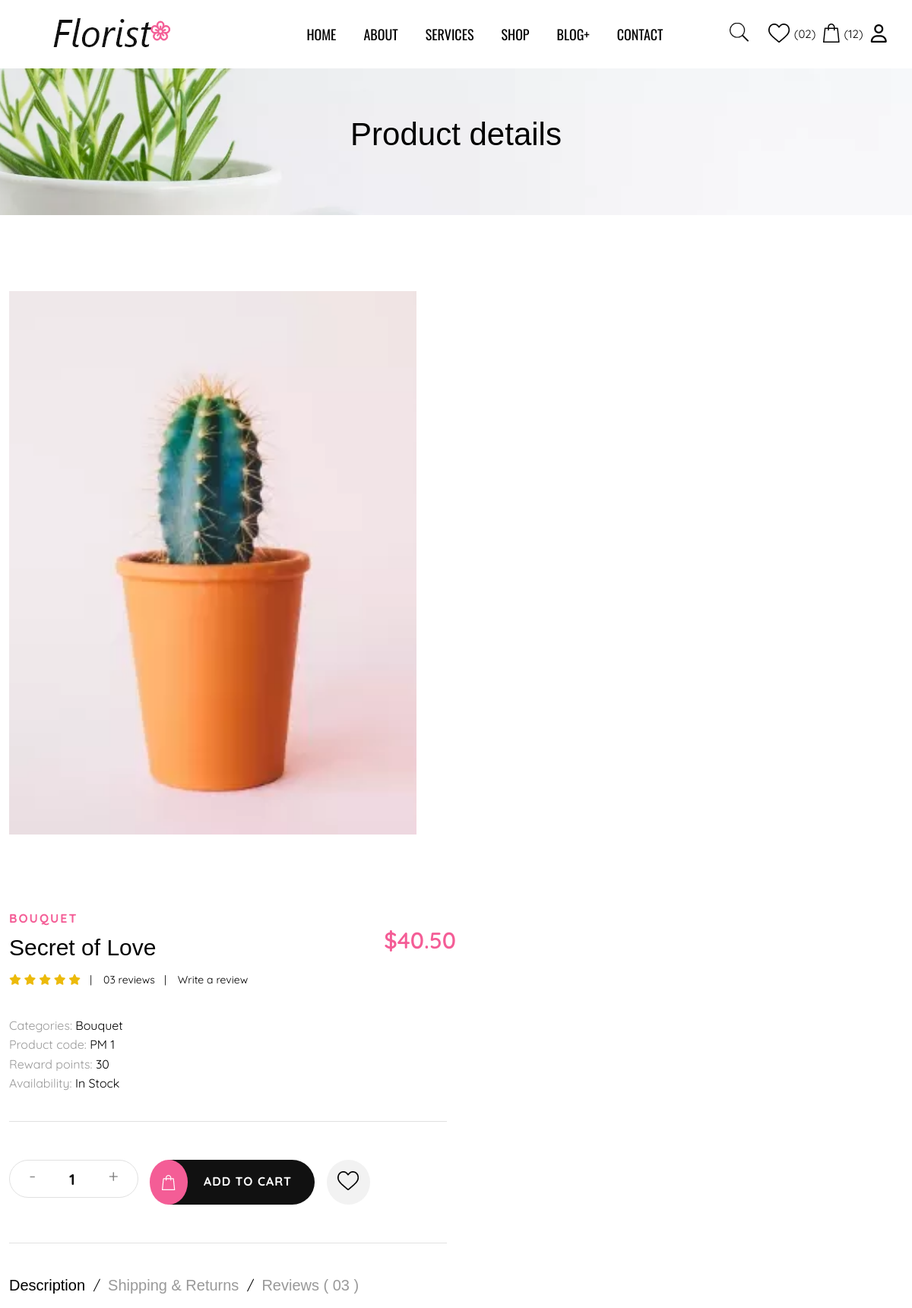
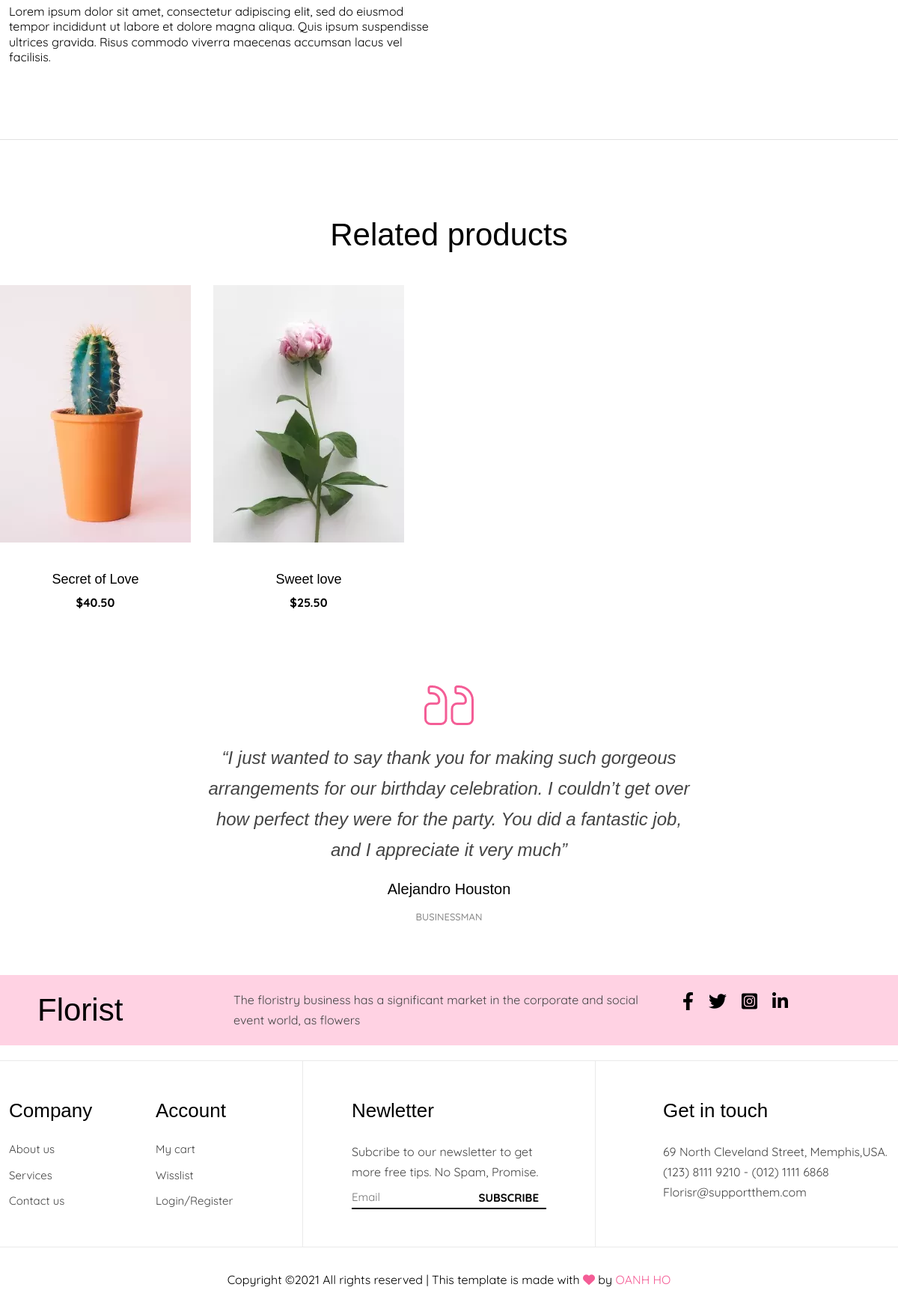
The page /site/details/?idProduct=1 on the database its author committed (2 pictures, top to bottom).
### tables this page shows
CREATE TABLE `product` (
  `idProduct` int(11) NOT NULL,
  `nameProduct` varchar(100) NOT NULL,
  `price` varchar(20) NOT NULL,
  `imgUrl` varchar(100) NOT NULL DEFAULT 'products/non-img-product.png',
  `content` text NOT NULL,
  `highlight` int(11) NOT NULL COMMENT '0(non-highlight) / 1(highlight)',
  `date` date NOT NULL,
  `view` int(11) NOT NULL DEFAULT 0,
  `idType` int(11) NOT NULL
);

CREATE TABLE `producttype` (
  `idType` int(11) NOT NULL,
  `nameType` varchar(100) NOT NULL,
  `showHide` int(11) NOT NULL COMMENT '0(Hide) / 1(Show)',
  `ordinal` int(11) NOT NULL,
  `idCategory` int(11) NOT NULL
);

### site/details/index.php (called while the page is built, shortened)
<?php
require '../../global.php';
require "../../daos/pdo__product.php";
extract($_REQUEST);
$page_size = 5;
$idProduct = $_GET['idProduct'];
$mainProduct = product__selectByID($idProduct);
extract($mainProduct);
$typeInfo = type__selectByID($idType);
extract($typeInfo);
$productList = product__selectRealted($idType, $page_size);
require "../layout.php";

### global.php (called while the page is built, shortened)
<?php
$ROOT_URL = '../..';
$ASSETS_URL = "$ROOT_URL/assets";

### daos/pdo.php (called while the page is built, shortened)
<?php
function pdo_get_connection()
{
    $servername = "localhost";
    $username = "root";
    $password = "";
    $option = array(PDO::MYSQL_ATTR_INIT_COMMAND => "SET NAMES utf8");
    try {
        $conn = new PDO("mysql:host=$servername;dbname=flowers_data", $username, $password, $option);
        $conn->setAttribute(PDO::ATTR_ERRMODE, PDO::ERRMODE_EXCEPTION);
        return $conn;
    } catch (PDOException $e) {
        echo "Connection failed: " . $e->getMessage();
    }
}
function pdo_query($sql)
{
    $sql_args = array_slice(func_get_args(), 1);
    try {
        $conn = pdo_get_connection();
        $stmt = $conn->prepare($sql);
        $stmt->execute($sql_args);
        $result = $stmt->fetchAll(PDO::FETCH_ASSOC);
        return $result;
    } catch (PDOException $e) {
        throw $e;
    } finally {
        unset($conn);
    }
}
function pdo_query_one($sql)
{
    $sql_args = array_slice(func_get_args(), 1);
    try {
        $conn = pdo_get_connection();
        $stmt = $conn->prepare($sql);
        $stmt->execute($sql_args);
        $result = $stmt->fetch(PDO::FETCH_ASSOC);
        return $result;
    } catch (PDOException $e) {
        throw $e;
    } finally {
        unset($conn);
    }
}

### daos/pdo__product.php (called while the page is built, shortened)
<?php
require_once 'pdo.php';
function type__selectByID($idType)
{
    $sql = "select * from productType where idType = $idType";
    return pdo_query_one($sql);
}
function product__selectRealted($idType, $page_size)
{
    $sql = "select * from product where idType = $idType limit 0 ,$page_size";
    return pdo_query($sql);
}
function product__selectByID($idProduct)
{
    $sql = "select * from product where idProduct = $idProduct";
    return pdo_query_one($sql);
}

### site/details/related_products.php (the view, shortened to what this page needs)
<section class="related-product">
    <div class="container">
        <div class="product__head">
            <h1 class="main-title">Related products</h1>
        </div>
        <div class="product__main">
            <div class="row">
                <?php foreach ($productList as $item) { ?>
                    <div class="product__item">
                        <div class="product__item-img">
                            <img src="<?= $ASSETS_URL ?>/images/<?= $item['imgUrl'] ?>" alt="" />
                        </div>
                        <div class="product__item-content">
                            <h4 class="small-title"><?= $item['nameProduct'] ?></h4>
                            <div class="price"><?= $item['price'] ?></div>
                        </div>
                    </div>
                <?php } ?>
            </div>
        </div>
    </div>
</section>

### site/details/product_details.php (shortened to what this page needs)
<div class="small-hero">
    <h2 class="main-title">Product details</h2>
</div>
<section class="product-details">
    <div class="product-details__content">
        <div class="container">
            <div class="row">
                <div class="col-l-6 product-details__img">
                    <img src="<?= $ASSETS_URL ?>/images/<?= $imgUrl ?>" alt="" />
                </div>
                <div class="col-l-6 product-details__text">
                    <div class="product-details__text-title">
                        <h4 class="sub-title"><?= $nameType ?></h4>
                        <h2 class="small-title"><?= $nameProduct ?></h2>
                        <ul>
                            <li>
                                <div class="rating">
                                    <i class="fas fa-star"></i>
                                    <i class="fas fa-star"></i>
                                    <i class="fas fa-star"></i>
                                    <i class="fas fa-star"></i>
                                    <i class="fas fa-star"></i>
                                </div>
                            </li>
                            <li>03 reviews</li>
                            <li>Write a review</li>
                        </ul>
                    </div>
                    <div class="product-details__text-price"><?= $price ?></div>
                    <ul class="product-details__text-widget">
                        <li>Categories: <span><?= $nameType ?></span></li>
                        <li>Product code: <span>PM <?= $idProduct ?></span></li>
                        <li>Reward points: <span>30</span></li>
                        <li>Availability: <span>In Stock</span></li>
                    </ul>
                    <div class="product-details__btns">
                        <div class="quantity">
                            <div class="pro-qty">
                                <span class="dec qtybtn">-</span>
                                <input type="text" value="1" />
                                <span class="inc qtybtn">+</span>
                            </div>
                        </div>
                        <a href="#" class="add_btn">
                            Add To Cart
                            <span>
                                <img src="<?= $ASSETS_URL ?>/images/bag-little.webp" alt="" />
                            </span>
                        </a>
                        <a href="#" class="heart_btn">
                            <img src="<?= $ASSETS_URL ?>/images/like.webp" alt="" />
                        </a>
                    </div>
                    <div class="product-details__desc">
                        <ul class="nav-tab">
                            <li class="nav-item">
                                <a class="nav-link small-title active" href="">Description</a>
                            </li>
                            <li class="nav-item">
                                <a class="nav-link small-title" href="">Shipping & Returns</a>
                            </li>
                            <li class="nav-item">
                                <a class="nav-link small-title" href="">Reviews ( 03 )</a>
                            </li>
                        </ul>
                        <div class="tab-content">
                            <div class="tab-pane active">
                                <p>
                                    Lorem ipsum dolor sit amet, consectetur adipiscing elit, sed
                                    do eiusmod tempor incididunt ut labore et dolore magna aliqua.
                                    Quis ipsum suspendisse ultrices gravida. Risus commodo viverra
                                    maecenas accumsan lacus vel facilisis.
                                </p>
                            </div>
                        </div>
                    </div>
                </div>
            </div>
        </div>
    </div>
</section>
<?php require "./related_products.php" ?>

### rows shown on the page
product: imgUrl (picture), nameProduct "Secret of Love", price "$40.50", idProduct "1"
producttype: nameType "BOUQUET", nameType "Bouquet"
product: imgUrl (picture), nameProduct "Sweet love", price "$25.50"
